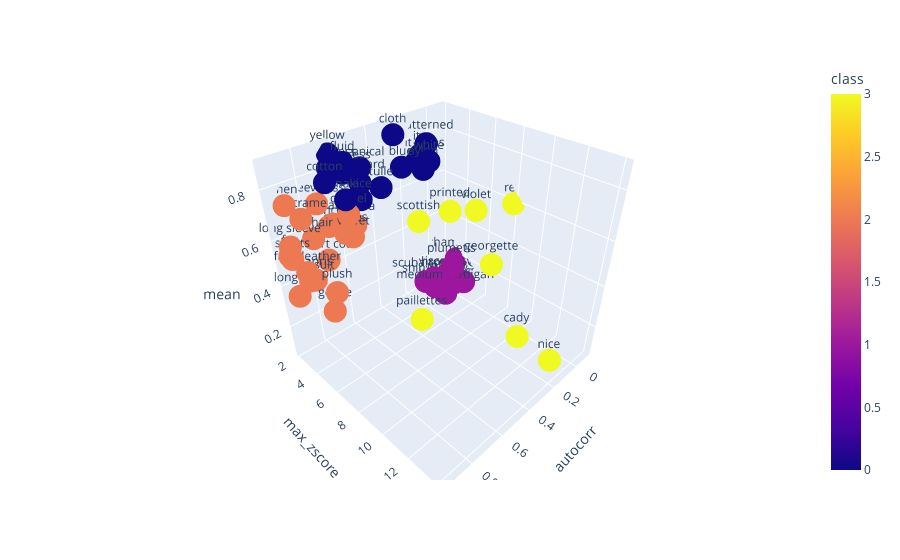

The code cell stored with this chart in its notebook:
### Code cell
plot_data(features, "class")

### Figure 1 — Plotly figure (JSON) as saved in the notebook; plotly's stock layout.template omitted (floating-point values rounded to 4 significant figures)
{"data": [{"hovertemplate": "autocorr=%{x}<br>max_zscore=%{y}<br>mean=%{z}<br>topic=%{text}<br>class=%{marker.color}<extra></extra>", "legendgroup": "", "marker": {"color": [2, 2, 3, 2, 2, 2, 0, 2, 2, 2, 0, 1, 0, 0, 2, 0, 0, 3, 0, 3, 1, 0, 2, 2, 3, 3, 2, 2, 0, 0, 2, 0, 0, 3, 0, 0, 1, 1, 2, 2, 0, 2, 3, 1, 2, 1, 0, 2, 3, 1, 1, 0, 1, 2], "coloraxis": "coloraxis", "symbol": "circle"}, "mode": "markers+text", "name": "", "scene": "scene", "showlegend": false, "text": ["long sleeve", "culottes", "printed", "sleeveless", "long cardigan", "short coat", "long dress", "shorts", "long coat", "tracksuit", "patterned", "medium cardigan", "shirt dress", "maxi", "capris", "yellow", "blue", "red", "white", "violet", "scuba crepe", "tulle", "angora", "faux leather", "georgette", "nice", "fur", "velvet", "lace", "cotton", "plush", "jacquard", "technical", "cady", "light jeans", "ity", "plumetis", "dainetto", "chanel", "macrame", "nylon", "tencel", "paillettes", "chambree", "linen", "viscose twill", "cloth", "mohair", "scottish", "milano stitch", "hron", "fluid", "shiny jersey", "goose"], "type": "scatter3d", "x": [0.9299, 0.6614, 0.2984, 0.7621, 0.6906, 0.7486, 0.5971, 0.9298, 0.942, 0.8926, 0.09515, 0.1586, 0.6566, 0.6862, 0.8584, 0.6429, 0.3475, -0.09115, 0.2917, 0.07395, 0.2073, 0.4694, 0.5875, 0.8987, 0.03489, 0.2326, 0.9367, 0.668, 0.6062, 0.7224, 0.8598, 0.526, 0.502, 0.261, 0.1505, 0.1194, 0.1089, 0.008352, 0.6817, 0.8483, 0.2869, 0.7008, 0.4674, -0.0881, 0.9002, -0.007253, 0.3301, 0.806, 0.4121, -0.04807, 0.1637, 0.6233, 0.1462, 0.8773], "y": [2.756, 3.245, 7.14, 2.67, 2.615, 2.779, 2.512, 2.729, 3.007, 3.42, 2.848, 5.232, 2.228, 4.08, 3.301, 2.147, 3.95, 7.993, 5.461, 6.74, 3.942, 3.822, 3.031, 3.403, 7.781, 14.03, 2.657, 4.07, 4.118, 2.998, 5.335, 2.84, 2.541, 11.99, 2.69, 2.622, 5.239, 3.897, 4.11, 2.611, 4.94, 2.372, 6.791, 3.463, 2.288, 3.953, 3.124, 2.681, 6.041, 4.646, 4.262, 3.055, 4.114, 5.172], "z": [0.5925, 0.573, 0.6586, 0.711, 0.6045, 0.4703, 0.7819, 0.539, 0.3883, 0.4532, 0.7916, 0.1486, 0.8111, 0.7402, 0.4384, 0.8589, 0.7753, 0.5975, 0.8165, 0.5841, 0.1884, 0.7219, 0.579, 0.4927, 0.3426, 0.1952, 0.553, 0.5844, 0.7188, 0.7893, 0.4571, 0.732, 0.7808, 0.2386, 0.7263, 0.7458, 0.2745, 0.07268, 0.6815, 0.6741, 0.7727, 0.5903, 0.206, 0.188, 0.7347, 0.1258, 0.8814, 0.5825, 0.6215, 0.1075, 0.2028, 0.8413, 0.1395, 0.3739]}], "layout": {"coloraxis": {"colorbar": {"title": {"text": "class"}}, "colorscale": [[0, "#0d0887"], [0.1111, "#46039f"], [0.2222, "#7201a8"], [0.3333, "#9c179e"], [0.4444, "#bd3786"], [0.5556, "#d8576b"], [0.6667, "#ed7953"], [0.7778, "#fb9f3a"], [0.8889, "#fdca26"], [1, "#f0f921"]]}, "legend": {"tracegroupgap": 0}, "margin": {"t": 60}, "scene": {"domain": {"x": [0, 1], "y": [0, 1]}, "xaxis": {"title": {"text": "autocorr"}}, "yaxis": {"title": {"text": "max_zscore"}}, "zaxis": {"title": {"text": "mean"}}}}}
